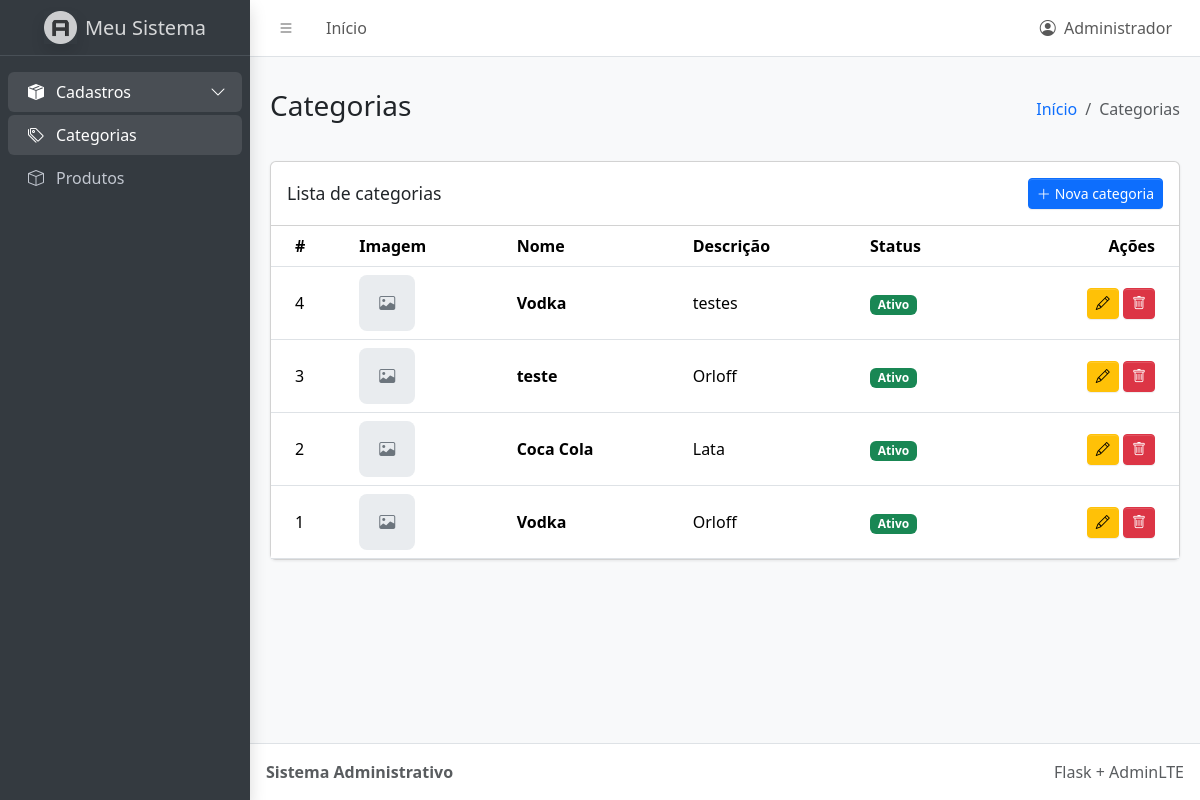
Before: /listar_categorias with the older database file.
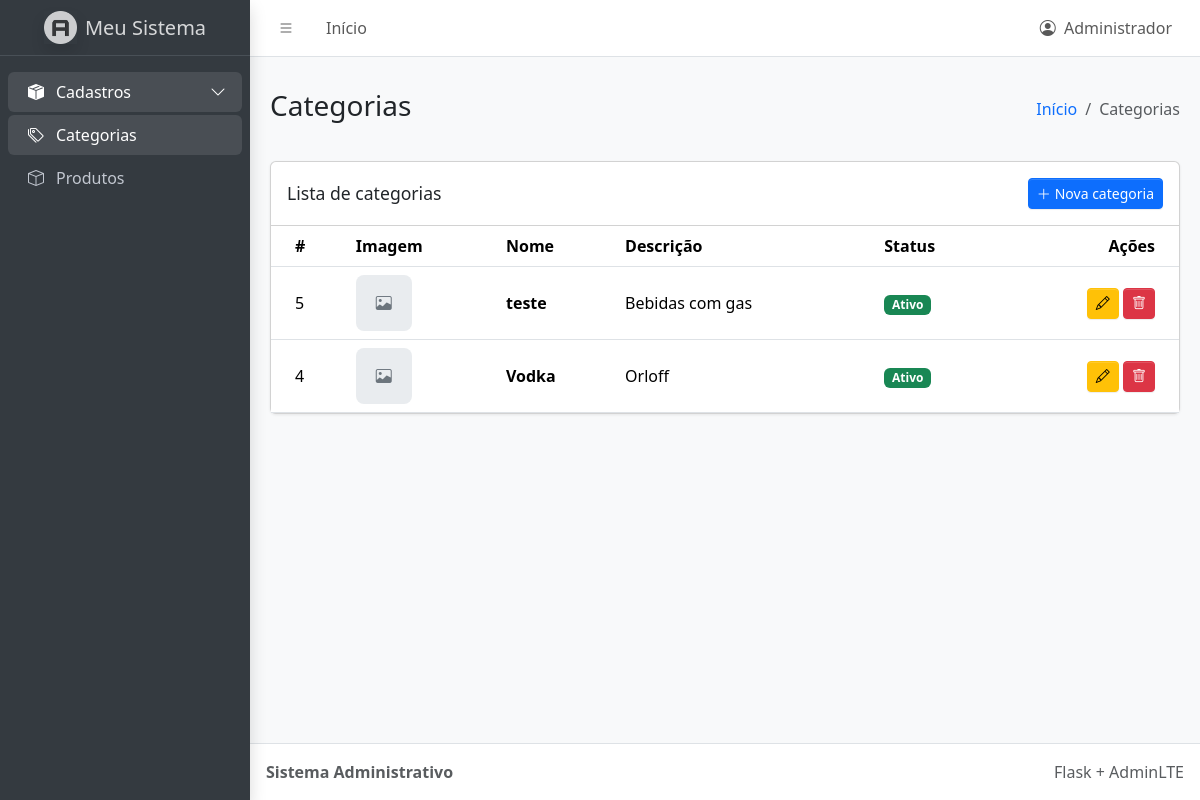
After: the same page with the newer database file.
### tables this page shows
CREATE TABLE categoria(
   id integer primary key autoincrement,
   nome varchar(50) not null,
   descricao text, 
   ativo boolean,
   imagem blob,
   img varchar(100)
);

### app.py (the view)
@app.route('/listar_categorias')
def listarCategoria():
    with conexao() as conn:
        categorias = conn.execute('SELECT * FROM categoria ORDER BY id DESC').fetchall()
    return render_template('admin/listar_categoria.html', categorias=categorias)

### app.py (called while the page is built)
def conexao():
    conn = sqlite3.connect(Path(app.root_path) / 'database.db')
    conn.row_factory = sqlite3.Row
    return conn

### templates/admin/listar_categoria.html (shortened to what this page needs)
{% extends 'admin/base.html' %}
{% block page_title %}Categorias{% endblock %}
{% block breadcrumb %}Categorias{% endblock %}
{% block content %}
<div class="card">
  <div class="card-header d-flex align-items-center">
    <h3 class="card-title mb-0">Lista de categorias</h3>
    <a href="{{ url_for('cadastrarCategoria') }}" class="btn btn-primary btn-sm ms-auto">
      <i class="bi bi-plus-lg me-1"></i>Nova categoria
    </a>
  </div>
  <div class="card-body p-0">
    <div class="table-responsive">
      <table class="table table-hover align-middle mb-0">
        <thead>
          <tr><th>#</th><th>Imagem</th><th>Nome</th><th>Descrição</th><th>Status</th><th class="text-end">Ações</th></tr>
        </thead>
        <tbody>
        {% for i in categorias %}
          <tr>
            <td>{{ i.id }}</td>
            <td>
              {% if i.img %}
                <img src="{{ url_for('static', filename=i.img) }}" class="table-thumb" alt="{{ i.nome }}">
              {% else %}
                <span class="placeholder-image"><i class="bi bi-image text-secondary"></i></span>
              {% endif %}
            </td>
            <td class="fw-semibold">{{ i.nome }}</td>
            <td>{{ i.descricao or '-' }}</td>
            <td>
              {% if i.ativo|string == 'True' %}<span class="badge text-bg-success">Ativo</span>
              {% else %}<span class="badge text-bg-secondary">Inativo</span>{% endif %}
            </td>
            <td class="text-end text-nowrap">
              <a href="{{ url_for('editarCategoria', id=i.id) }}" class="btn btn-sm btn-warning"><i class="bi bi-pencil"></i></a>
              <a href="{{ url_for('excluirCategoria', id=i.id) }}" class="btn btn-sm btn-danger"><i class="bi bi-trash"></i></a>
            </td>
          </tr>
        {% else %}
          <tr><td colspan="6" class="text-center text-secondary py-4">Nenhuma categoria cadastrada.</td></tr>
        {% endfor %}
        </tbody>
      </table>
    </div>
  </div>
</div>
{% endblock %}

### templates/admin/base.html (shortened to what this page needs)
<!doctype html>
<html lang="pt-BR">
<head>
  <link rel="stylesheet" href="https://cdn.jsdelivr.net/npm/@fontsource/source-sans-3@5.0.12/index.css">
  <link rel="stylesheet" href="https://cdn.jsdelivr.net/npm/overlayscrollbars@2.11.0/styles/overlayscrollbars.min.css">
  <link rel="stylesheet" href="https://cdn.jsdelivr.net/npm/bootstrap-icons@1.13.1/font/bootstrap-icons.min.css">
  <link rel="stylesheet" href="{{ url_for('static', filename='css/dist/css/adminlte.min.css') }}">
</head>
<body class="layout-fixed sidebar-expand-lg bg-body-tertiary">
<div class="app-wrapper">
  <nav class="app-header navbar navbar-expand bg-body">
    <div class="container-fluid">
      <ul class="navbar-nav">
        <li class="nav-item">
          <a class="nav-link" data-lte-toggle="sidebar" href="#" role="button">
            <i class="bi bi-list"></i>
          </a>
        </li>
        <li class="nav-item d-none d-md-block">
          <a href="{{ url_for('index') }}" class="nav-link">Início</a>
        </li>
      </ul>
      <ul class="navbar-nav ms-auto">
        <li class="nav-item">
          <span class="nav-link"><i class="bi bi-person-circle me-1"></i> Administrador</span>
        </li>
      </ul>
    </div>
  </nav>
  <aside class="app-sidebar bg-body-secondary shadow" data-bs-theme="dark">
    <div class="sidebar-brand">
      <a href="{{ url_for('index') }}" class="brand-link">
        <img src="{{ url_for('static', filename='css/dist/assets/img/AdminLTELogo.png') }}"
             alt="Logo" class="brand-image opacity-75 shadow">
        <span class="brand-text fw-light">Meu Sistema</span>
      </a>
    </div>
    <div class="sidebar-wrapper">
      <nav class="mt-2">
        <ul class="nav sidebar-menu flex-column" data-lte-toggle="treeview" role="navigation"
            data-accordion="false" id="navigation">
          <li class="nav-item menu-open">
            <a href="#" class="nav-link active">
              <i class="nav-icon bi bi-box-seam-fill"></i>
              <p>Cadastros </p>
            </a>
            <ul class="nav nav-treeview">
              <li class="nav-item">
                <a href="{{ url_for('listarCategoria') }}"
                   class="nav-link {% if request.endpoint == 'listarCategoria' %}active{% endif %}">
                  <i class="nav-icon bi bi-tags"></i><p>Categorias</p>
                </a>
              </li>
              <li class="nav-item">
                <a href="{{ url_for('listarProduto') }}"
                   class="nav-link {% if request.endpoint == 'listarProduto' %}active{% endif %}">
                  <i class="nav-icon bi bi-box"></i><p>Produtos</p>
                </a>
              </li>
            </ul>
          </li>
        </ul>
      </nav>
    </div>
  </aside>
  <main class="app-main">
    <div class="app-content-header">
      <div class="container-fluid py-3">
        <div class="row">
          <div class="col-sm-6"><h3 class="mb-0">{% block page_title %}Painel{% endblock %}</h3></div>
          <div class="col-sm-6">
            <ol class="breadcrumb float-sm-end mb-0">
              <li class="breadcrumb-item"><a href="{{ url_for('index') }}">Início</a></li>
              <li class="breadcrumb-item active">{% block breadcrumb %}Painel{% endblock %}</li>
            </ol>
          </div>
        </div>
      </div>
    </div>
    <div class="app-content">
      <div class="container-fluid pb-4">
        {% block content %}{% endblock %}
      </div>
    </div>
  </main>
  <footer class="app-footer">
    <div class="float-end d-none d-sm-inline">Flask + AdminLTE</div>
    <strong>Sistema Administrativo</strong>
  </footer>
</div>
</body>
</html>

### templates/admin/base.html (style rules this page uses)
.placeholder-image { width: 56px; height: 56px; border-radius: .5rem; display: inline-flex; align-items: center; justify-content: center; background: var(--bs-secondary-bg); }
.app-content .card { box-shadow: 0 1px 3px rgba(0,0,0,.08); }

Changed rows visible on the page:
removed categoria: id "3", nome "teste", descricao "Orloff", ativo "Ativo"
removed categoria: id "2", nome "Coca Cola", descricao "Lata", ativo "Ativo"
removed categoria: id "1", nome "Vodka", descricao "Orloff", ativo "Ativo"
added categoria: id "5", nome "teste", descricao "Bebidas com gas", ativo "Ativo"
changed categoria "Vodka": descricao "testes" → "Orloff"
